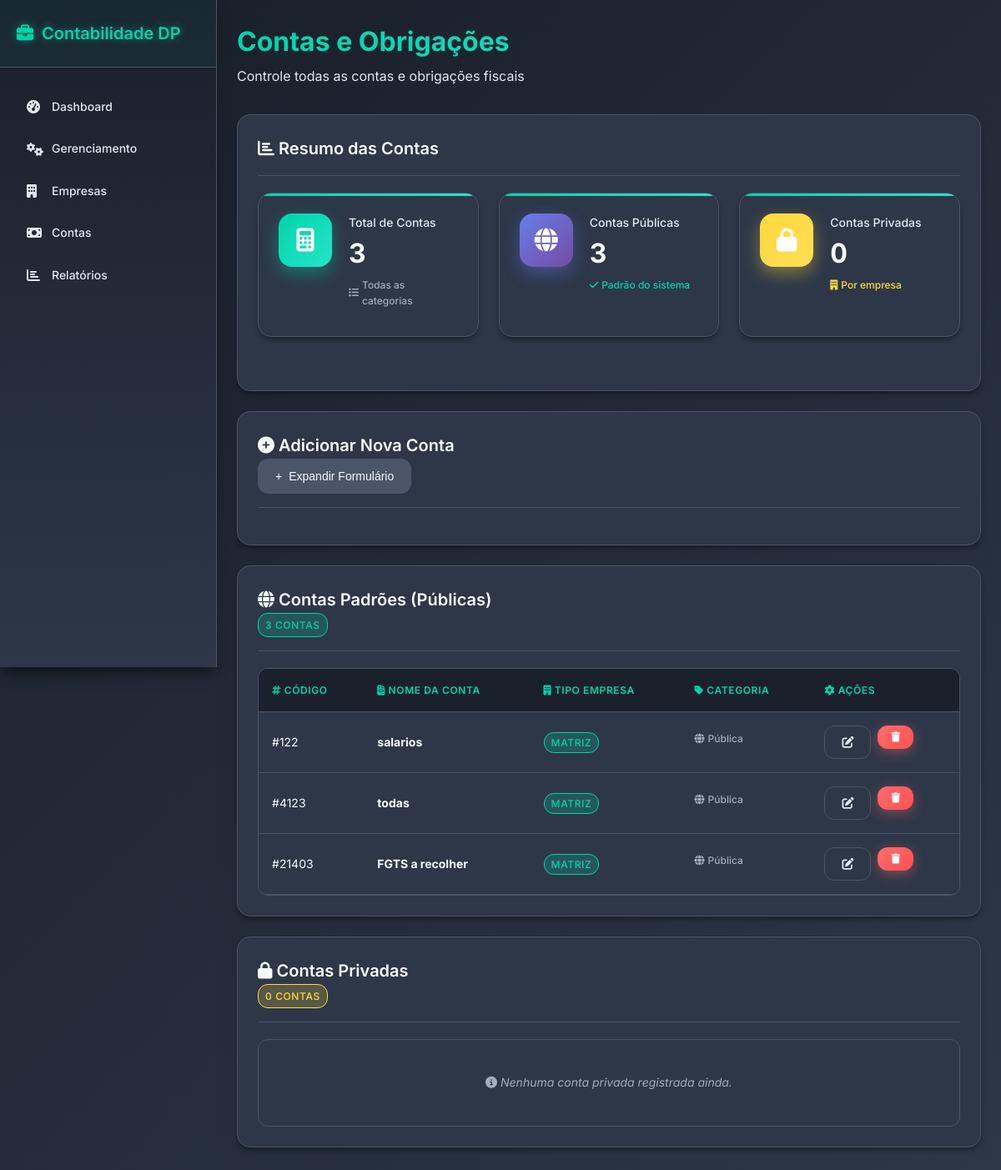
Page /accounts on the earlier database version.
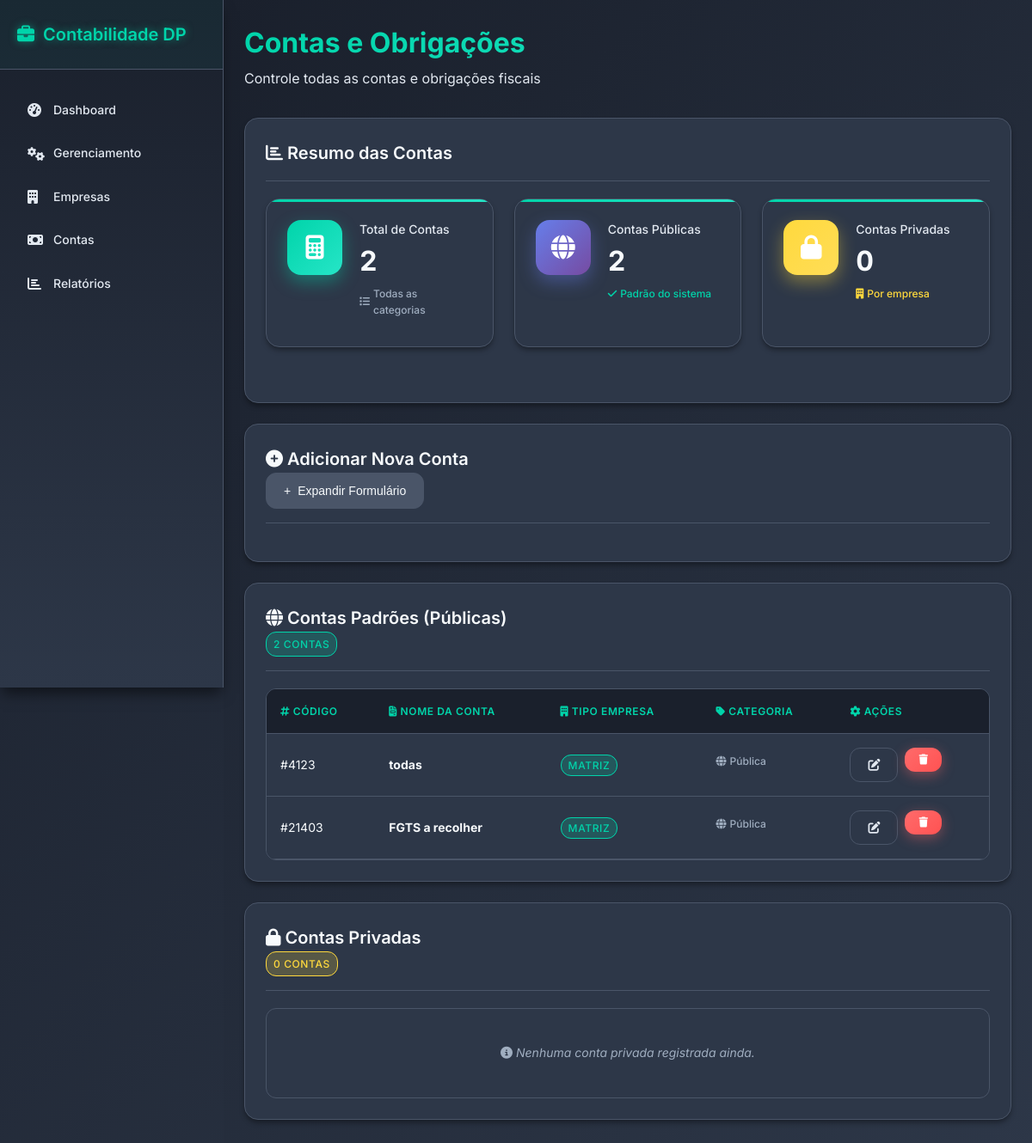
Same page on the later database version.
### tables this page shows
CREATE TABLE contas_modelos (
    id INTEGER PRIMARY KEY AUTOINCREMENT ,
    conta_nome VARCHAR(60) DEFAULT "RANDOM" UNIQUE,
    conta_codigo VARCHAR(10) NOT NULL UNIQUE,
    conta_tipo VARCHAR(15) DEFAULT "MATRIZ"
    );

### routes/accounts.py (the view)
@accounts_bp.route("/accounts", methods=["GET"])
def return_page():
    accounts, accounts_privadas = Accounts.return_accounts()
    return render_template("accounts.html", contas=accounts, contas_privadas=accounts_privadas)

### utils/db_comands.py (called while the page is built)
def execute_command(command, value=None):
    conn = sqlite3.connect(CAMINHO_DB, timeout=30, check_same_thread=False)
    conn.row_factory = sqlite3.Row
    conn.execute("PRAGMA journal_mode=WAL;")
    conn.execute("PRAGMA busy_timeout = 5000;")
    cursor = conn.cursor()
    try:
        if value is None:
            cursor.execute(command)
        else:
            cursor.execute(command, value)
        if command.strip().upper().startswith("SELECT"):
            rows = cursor.fetchall()
            return [dict(row) for row in rows]
        else:
            conn.commit()
            return cursor.lastrowid
    finally:
        cursor.close()
        conn.close()

### utils/func_accounts.py (called while the page is built)
    @staticmethod
    def return_accounts():
        contas = execute_command("SELECT * FROM contas_modelos")
        contas_privadas = execute_command("SELECT * FROM contas_privadas")
        return contas, contas_privadas

### templates/accounts.html (shortened to what this page needs)
{% extends "base.html" %}
{% block content %}
<section id="contas" class="tab-content active">
  <div class="page-header">
    <h1>Contas e Obrigações</h1>
    <p>Controle todas as contas e obrigações fiscais</p>
  </div>
  <div class="content-card">
    <div class="card-header"><h3><i class="fas fa-chart-bar"></i> Resumo das Contas</h3></div>
    <div class="dashboard-grid" style="grid-template-columns: repeat(auto-fit, minmax(250px, 1fr));">
      <div class="metric-card">
        <div class="metric-icon contas"><i class="fas fa-calculator"></i></div>
        <div class="metric-content">
          <h3>Total de Contas</h3>
          <div class="metric-value">{{ (contas|length if contas else 0) + (contas_privadas|length if contas_privadas else 0) }}</div>
          <div class="metric-change neutral"><i class="fas fa-list"></i> Todas as categorias</div>
        </div>
      </div>
      <div class="metric-card">
        <div class="metric-icon empresas"><i class="fas fa-globe"></i></div>
        <div class="metric-content">
          <h3>Contas Públicas</h3>
          <div class="metric-value">{{ contas|length if contas else 0 }}</div>
          <div class="metric-change positive"><i class="fas fa-check"></i> Padrão do sistema</div>
        </div>
      </div>
      <div class="metric-card">
        <div class="metric-icon pendentes"><i class="fas fa-lock"></i></div>
        <div class="metric-content">
          <h3>Contas Privadas</h3>
          <div class="metric-value">{{ contas_privadas|length if contas_privadas else 0 }}</div>
          <div class="metric-change warning"><i class="fas fa-building"></i> Por empresa</div>
        </div>
      </div>
    </div>
  </div>
  <div class="content-card">
    <div class="card-header">
      <h3><i class="fas fa-plus-circle"></i> Adicionar Nova Conta</h3>
      <div class="card-actions">
        <button type="button" class="btn btn-secondary" onclick="toggleForm('contaFormContainer')">
          <span id="toggle-icon-contaFormContainer">+</span> Expandir Formulário
        </button>
      </div>
    </div>
  </div>
  <div class="content-card">
    <div class="card-header">
      <h3><i class="fas fa-globe"></i> Contas Padrões (Públicas)</h3>
      <div class="card-actions">
        <span class="status-badge status-active">{{ contas|length if contas else 0 }} contas</span>
      </div>
    </div>
    <div class="table-container">
      {% if contas %}
      <table class="data-table">
        <thead>
          <tr>
            <th><i class="fas fa-hashtag"></i> Código</th>
            <th><i class="fas fa-file-invoice"></i> Nome da Conta</th>
            <th><i class="fas fa-building"></i> Tipo Empresa</th>
            <th><i class="fas fa-tag"></i> Categoria</th>
            <th><i class="fas fa-cog"></i> Ações</th>
          </tr>
        </thead>
        <tbody>
          {% for conta in contas %}
          <tr>
            <td>#{{ conta.conta_codigo }}</td>
            <td><strong>{{ conta.conta_nome }}</strong></td>
            <td>
              <span class="status-badge {% if conta.conta_tipo == 'Matriz' %}status-active{% else %}status-pending{% endif %}">
                {{ conta.conta_tipo }}
              </span>
            </td>
            <td><span class="metric-change neutral"><i class="fas fa-globe"></i> Pública</span></td>
            <td>
              <div class="card-actions">
                <button type="button" class="btn btn-outline" data-toggle-edit="editForm-publica-{{ conta.conta_codigo }}">
                  <i class="fas fa-edit"></i>
                </button>
                <form action="{{ url_for('accounts.delete_account') }}" method="post" style="display:inline;" onsubmit="return confirm('Tem certeza que deseja excluir esta conta?');">
                  <button type="submit" class="btn btn-danger"><i class="fas fa-trash"></i></button>
                </form>
              </div>
            </td>
          </tr>
          {% endfor %}
        </tbody>
      </table>
      {% else %}
      <p class="info-text"><i class="fas fa-info-circle"></i> Nenhuma conta pública registrada ainda.</p>
      {% endif %}
    </div>
  </div>
  <div class="content-card">
    <div class="card-header">
      <h3><i class="fas fa-lock"></i> Contas Privadas</h3>
      <div class="card-actions">
        <span class="status-badge status-pending">{{ contas_privadas|length if contas_privadas else 0 }} contas</span>
      </div>
    </div>
    <div class="table-container">
      {% if contas_privadas %}
      <table class="data-table">
        <thead>
          <tr>
            <th><i class="fas fa-building"></i> ID Empresa</th>
            <th><i class="fas fa-hashtag"></i> Código</th>
            <th><i class="fas fa-file-invoice"></i> Nome da Conta</th>
            <th><i class="fas fa-building"></i> Tipo Empresa</th>
            <th><i class="fas fa-tag"></i> Categoria</th>
            <th><i class="fas fa-cog"></i> Ações</th>
          </tr>
        </thead>
        <tbody>
          {% for conta in contas_privadas %}
          <tr>
            <td>{{ conta.empresa_id }}</td>
            <td>#{{ conta.conta_codigo }}</td>
            <td><strong>{{ conta.conta_nome }}</strong></td>
            <td>
              <span class="status-badge {% if conta.conta_tipo == 'Matriz' %}status-active{% else %}status-pending{% endif %}">
                {{ conta.conta_tipo }}
              </span>
            </td>
            <td><span class="metric-change warning"><i class="fas fa-lock"></i> Privada</span></td>
            <td>
              <div class="card-actions">
                <button type="button" class="btn btn-outline" data-toggle-edit="editForm-privada-{{ conta.empresa_id }}-{{ conta.conta_codigo }}">
                  <i class="fas fa-edit"></i>
                </button>
                <form action="{{ url_for('accounts.delete_account') }}" method="post" style="display:inline;" onsubmit="return confirm('Tem certeza que deseja excluir esta conta privada?');">
                  <input type="hidden" name="empresa_id" value="{{ conta.empresa_id }}">
                  <input type="hidden" name="id" value="{{ conta.conta_codigo }}">
                  <button type="submit" class="btn btn-danger"><i class="fas fa-trash"></i></button>
                </form>
              </div>
            </td>
          </tr>
          <tr id="editForm-privada-{{ conta.empresa_id }}-{{ conta.conta_codigo }}" class="edit-form-row hidden">
            <td colspan="6" class="edit-form-container">
              <div class="card-header">
                <h4><i class="fas fa-edit"></i> Editando: {{ conta.conta_nome }} (ID Empresa: {{ conta.empresa_id }})</h4>
              </div>
              <form action="{{ url_for('accounts.edit_account') }}" method="post" class="form-grid">
                <input type="hidden" name="original_codigo" value="{{ conta.conta_codigo }}">
                <input type="hidden" name="original_empresa_id" value="{{ conta.empresa_id }}">
                <input type="hidden" name="tipo_conta" value="privada">
                <div class="form-group">
                  <label for="edit_empresa_id_{{ conta.empresa_id }}_{{ conta.conta_codigo }}">ID Empresa</label>
                  <input type="text" id="edit_empresa_id_{{ conta.empresa_id }}_{{ conta.conta_codigo }}" name="empresa_id" value="{{ conta.empresa_id }}" required>
                </div>
                <div class="form-group">
                  <label for="edit_codigo_{{ conta.empresa_id }}_{{ conta.conta_codigo }}">Código</label>
                  <input type="number" id="edit_codigo_{{ conta.empresa_id }}_{{ conta.conta_codigo }}" name="codigo" value="{{ conta.conta_codigo }}" required>
                </div>
                <div class="form-group">
                  <label for="edit_conta_{{ conta.empresa_id }}_{{ conta.conta_codigo }}">Nome da Conta</label>
                  <input type="text" id="edit_conta_{{ conta.empresa_id }}_{{ conta.conta_codigo }}" name="conta" value="{{ conta.conta_nome }}" required>
                </div>
                <div class="form-group">
                  <label for="edit_tipo_{{ conta.empresa_id }}_{{ conta.conta_codigo }}">Tipo Empresa</label>
                  <select id="edit_tipo_{{ conta.empresa_id }}_{{ conta.conta_codigo }}" name="tipo">
                    <option value="Matriz" {% if conta.conta_tipo == 'Matriz' %}selected{% endif %}>Matriz</option>
                    <option value="Filial" {% if conta.conta_tipo == 'Filial' %}selected{% endif %}>Filial</option>
                  </select>
                </div>
                <div class="form-actions">
                  <button type="submit" class="btn btn-primary">
                    <i class="fas fa-save"></i> Salvar Alterações
                  </button>
                  <button type="button" class="btn btn-secondary" data-cancel-edit="editForm-privada-{{ conta.empresa_id }}-{{ conta.conta_codigo }}">
                    <i class="fas fa-times"></i> Cancelar
                  </button>
                </div>
              </form>
            </td>
          </tr>
          {% endfor %}
        </tbody>
      </table>
      {% else %}
      <p class="info-text"><i class="fas fa-info-circle"></i> Nenhuma conta privada registrada ainda.</p>
      {% endif %}
    </div>
  </div>
</section>
{% endblock %}

### templates/base.html (shortened to what this page needs)
<!DOCTYPE html>
<html lang="pt-BR">
<head>
  <link rel="stylesheet" href="{{ url_for('static', filename='style.css') }}">
  <link rel="stylesheet" href="https://cdnjs.cloudflare.com/ajax/libs/font-awesome/6.4.2/css/all.min.css">
</head>
<body>
  <div class="app-container">
    <nav class="sidebar">
      <div class="sidebar-header">
        <h2><i class="fas fa-briefcase"></i>Contabilidade DP</h2>
      </div>
      <ul class="nav-menu">
        <li class="nav-item {% if aba == 'dashboard' %}active{% endif %}">
          <a href="{{ url_for('dashboard.return_dashboard') }}"><i class="fas fa-tachometer-alt"></i> Dashboard</a>
        </li>
        <li class="nav-item {% if aba == 'gerenciamento' %}active{% endif %}">
          <a href="{{ url_for('gerenciamento.return_page') }}"><i class="fas fa-cogs"></i> Gerenciamento</a>
        </li>
        <li class="nav-item {% if aba == 'empresas' %}active{% endif %}">
          <a href="{{ url_for('empresas.return_page') }}"><i class="fas fa-building"></i> Empresas</a>
        </li>
        <li class="nav-item {% if aba == 'contas' %}active{% endif %}">
          <a href="{{ url_for('accounts.return_page') }}"><i class="fas fa-money-bill"></i> Contas</a>
        </li>
        <li class="nav-item {% if aba == 'relatorios' %}active{% endif %}">
          <a href="{{ url_for('relatorios.return_page') }}"><i class="fas fa-chart-bar"></i> Relatórios</a>
        </li>
      </ul>
    </nav>
    <main class="main-content">
      {% block content %}{% endblock %}
    </main>
  </div>
</body>
</html>

Differences in the rows shown:
removed contas_modelos: conta_codigo "122", conta_nome "salarios", conta_tipo "MATRIZ"
Other differences:
{{ contas|length if contas else 0 }}: "3" → "2"
text no longer shown: "3"
text now shown: "2"
